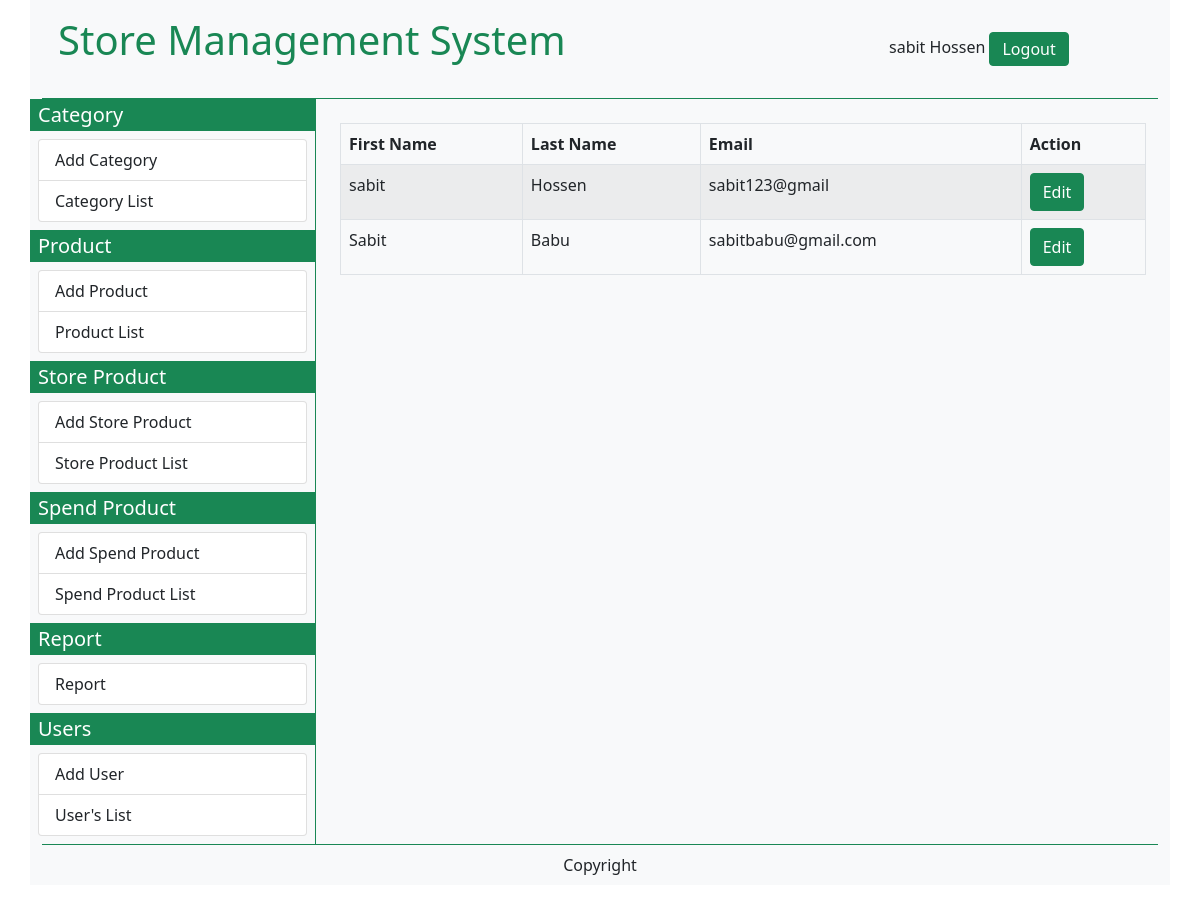
The page /list_of_users.php (signed in) on the database its author committed.
### tables this page shows
CREATE TABLE `users` (
  `user_id` int(11) NOT NULL,
  `user_first_name` varchar(20) NOT NULL,
  `user_last_name` varchar(20) NOT NULL,
  `user_email` varchar(20) NOT NULL,
  `user_password` varchar(20) NOT NULL
);

### list_of_users.php (the view, shortened to what this page needs)
<?php
$user_first_name = $_SESSION['user_first_name'];
$user_last_name = $_SESSION['user_last_name'];
if (!empty($user_first_name) && !empty($user_last_name)) {
    ?>
    <?php
    require('connection.php');
    ?>
    <!DOCTYPE html>
    <html>
    <head>
        <link href="https://cdn.jsdelivr.net/npm/bootstrap@5.0.2/dist/css/bootstrap.min.css" rel="stylesheet"
>
        <link rel="stylesheet" href="https://use.fontawesome.com/releases/v5.15.4/css/all.css"
 />
    </head>
    <body>
        <div class="container bg-light">
            <div class="container-foulid border-bottom border-success">
                <?php include('topbar.php'); ?>
            </div>
            <div class="container-foulid">
                <div class="row">
                    <div class="col-sm-3 bg-light p-0 m-0">
                        <?php include('leftbar.php'); ?>
                    </div>
                    <div class="col-sm-9 border-start border-success">
                        <div class="row p-4">
                            <?php
                            $sql = "select * from users";
                            $query = $conn->query($sql);
                            echo "<table class='table table-bordered table-striped'>
                                    <thead>
                                        <tr>
                                            <th>First Name</th>
                                            <th>Last Name</th>
                                            <th>Email</th>
                                            <th>Action</th>
                                        </tr>
                                    </thead>
                                    <tbody>";
                            while ($data = mysqli_fetch_assoc($query)) {
                                $user_id = $data['user_id'];
                                $user_first_name = $data['user_first_name'];
                                $user_last_name = $data['user_last_name'];
                                $user_email = $data['user_email'];
                                echo "<tr>
                                    <td>$user_first_name</td>
                                    <td>$user_last_name</td>
                                    <td>$user_email</td>
                                    <td><a href='edit_users.php?id=$user_id' class='btn btn-success'>Edit</a></td>
                                </tr>";
                            }
                            echo "</tbody></table>";
                            ?>
                        </div>
                    </div>
                </div>
            </div>
            <div class="container-foulid border-top border-success">
                <?php include('bottombar.php'); ?>
            </div>
        </div>
    </body>
    </html>
    <?php
} else {
    header('location:login.php');
}
?>

### rows shown on the page
users: user_first_name "sabit", user_last_name "Hossen", user_email "sabit123@gmail"
users: user_first_name "Sabit", user_last_name "Babu", user_email "sabitbabu@gmail.com"

### other values the page prints
$user_first_name "sabit"
$user_last_name "Hossen"
